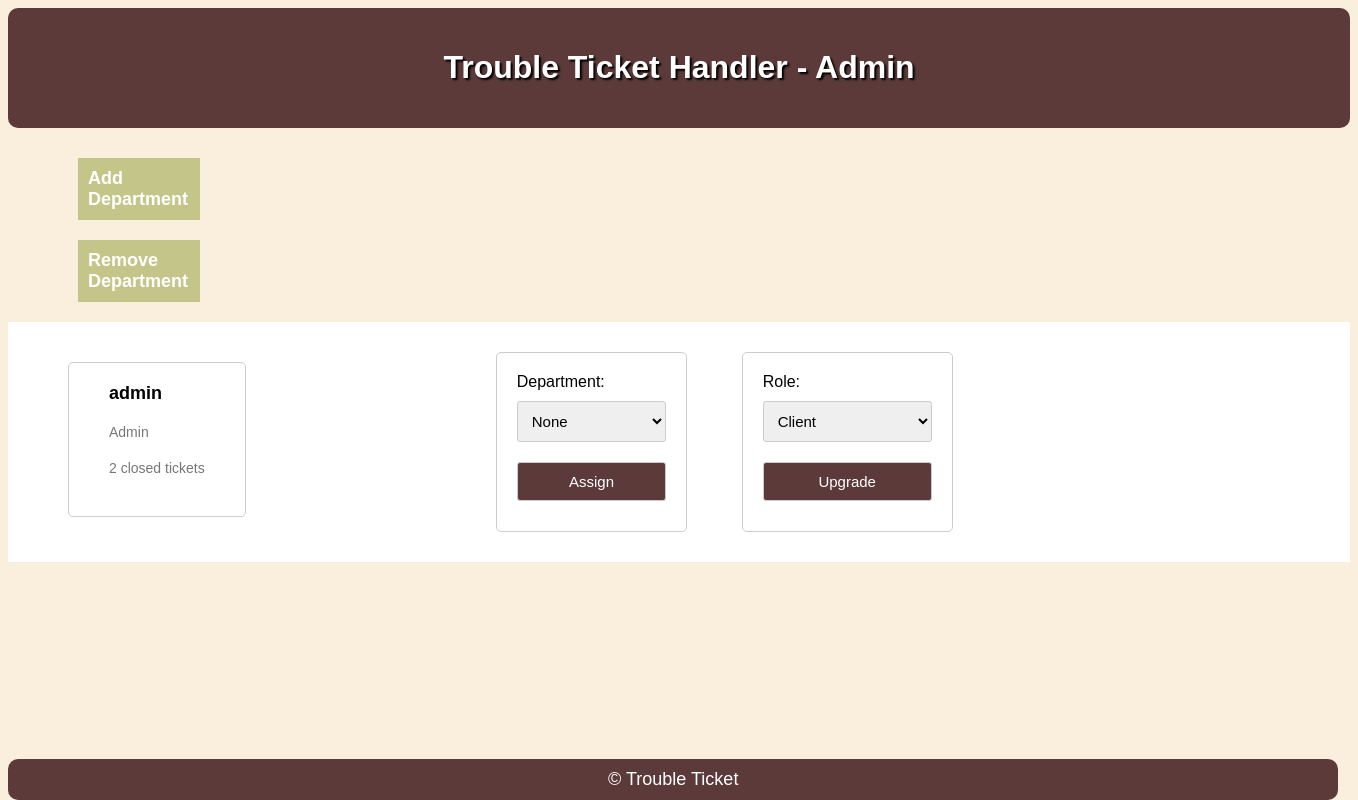
Page /admin_menu.php (signed in) on the earlier database version.
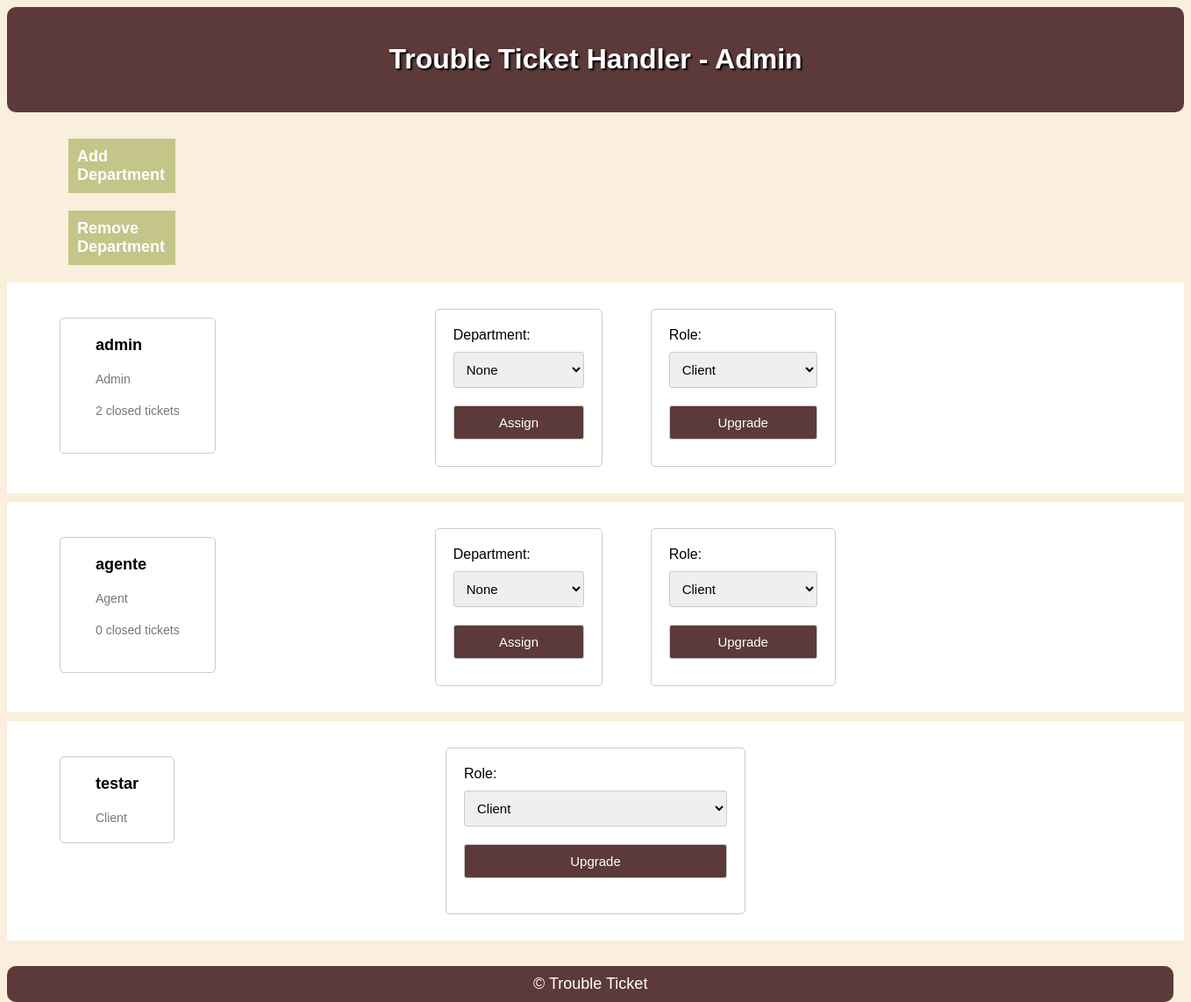
Same page on the later database version.
### tables this page shows
CREATE TABLE user (
  id INTEGER PRIMARY KEY AUTOINCREMENT,
  status TEXT NOT NULL,
  name TEXT NOT NULL,
  username TEXT UNIQUE NOT NULL,
  password TEXT NOT NULL,
  email TEXT NOT NULL,
  department TEXT,
  closed INTEGER DEFAULT 0
);

### admin_menu.php (the view, shortened to what this page needs)
<?php
$db = getDataBaseConnection();
$stmt = $db->prepare("SELECT * FROM user WHERE id = :id");
$stmt->bindParam(':id', $_SESSION['user_id']);
$stmt->execute();
$stmt = $db->prepare("SELECT * FROM user");
$stmt->execute();
$users = $stmt->fetchAll();
?>
<!DOCTYPE html>
<html lang="en-US">
<head>
    <link rel="stylesheet" href="style2.css">
</head>
<body>
<header>
    <h1><a href="admin.php">Trouble Ticket Handler - Admin</a></h1>
</header>
<a href="#" class = "dep-ar" onclick="showFormDep()">Add Department</a>
<a href="#" class = "dep-ar" onclick="showFormRem()">Remove Department</a>
<?php foreach ($users as $user): ?>
  <div id = "user_prof">
      <div id = "user">
        <h3><?= $user['name'] ?></h3>
        <p><?= $user['status'] ?></p>
        <?php if($user['status']== 'Agent' or $user['status']== 'Admin'): ?>
          <p><?= $user['closed'] . " closed tickets" ?></p>
        <?php endif; ?>
      </div>
      <?php if($user['status']== 'Agent' or $user['status']== 'Admin'){ ?>
      <div id = "assign-agent">
        <form action="#" method="post">
          <label for="department">Department:</label>
          <select name="department">
            <option value = "none"> None </option>
          </select>
          <input type="submit" name="assign" value="Assign">
        </form>
      <?php } ?>
      <form action="#" method="post">
          <label for="role">Role:</label>
          <select name="role">
            <?php foreach (array('Client', 'Agent', 'Admin') as $role): ?>
              <option value="<?php echo $role; ?>"> <?php echo $role; ?> </option>
            <?php endforeach; ?>
          </select>
          <input type="submit" name="upgrade" value="Upgrade">
      </form>
      </div>
  </div>
    <?php
  endforeach; ?>
<footer>
&copy; Trouble Ticket
</footer>
</body>
</html>

### style2.css (style rules this page uses)
body { font-family: Arial, sans-serif; background-color: rgb(250, 238, 220); margin: 15; padding: 0; margin-bottom: 70px; }
header { background-color: rgb(92, 58, 58); color: #fff; padding: 20px; text-align: center; margin-bottom: 30px; border-radius: 10px; text-shadow: black 2px 2px 2px; }
h1 a { color: white; margin: 20px; }
form { max-width: 300px; margin: 20px auto; padding: 20px; background-color: #fff; border: 1px solid #ccc; border-radius: 5px; }
label { display: block; margin-bottom: 10px; }
a { color: rgb(92, 58, 58); text-decoration: none; }
footer { position: fixed; bottom: 0; width: 96.5%; border-radius: 10px; text-align: center; background-color: rgb(92, 58, 58); color: #fff; padding: 10px; margin-top: 30px; font-size: 18px; }
input[type="submit"] { font-size: 17px; background-color: rgb(92, 58, 58); color: #fff; padding: 10px 20px; border: none; border-radius: 3px; cursor: pointer; }
.dep-ar { background-color:rgba(144, 158, 54, 0.5); margin-left: 70px; margin-right: 1150px; padding: 10px; display: inline-block; font-size: 18px; font-weight: bold; color: white; box-sizing: content-box; margin-bottom: 20px; }
form textarea, form select, form input[type="checkbox"], form input[type="submit"] { width: 100%; padding: 10px; margin-bottom: 20px; border-radius: 3px; border: 1px solid #ccc; font-size: 15px; }
form select { margin-bottom: 20px; }
#user { background-color: #fff; padding: 20px; margin-top: 30px; margin-bottom: 20px; border: 1px solid #ccc; border-radius: 5px; margin-left: 30px; }
#user h3 { font-size: 18px; margin-bottom: 5px; }
#user p { margin-bottom: 0; color: #555; }
#user { display: flex; flex-direction: column; float: left; padding: 40px; padding-bottom: 20px; padding-top: 20px; margin-right: 150px; margin-left: 60px; }
#user h3 { margin: 0; }
#user p { margin: 0; font-size: 14px; color: #777; margin-top: 20px; }
#assign-agent { display: inline-block; margin-left: 50px; }
#assign-agent form { display: inline-block; margin-left: 50px; padding-bottom: 10px; align-items: center; }
#user_prof { display: block; background-color: #fff; margin-bottom: 10px; padding-bottom: 10px; padding-top: 10px; }

Differences in the rows shown:
added user: name "agente", status "Agent", closed "0"
added user: name "testar", status "Client"
